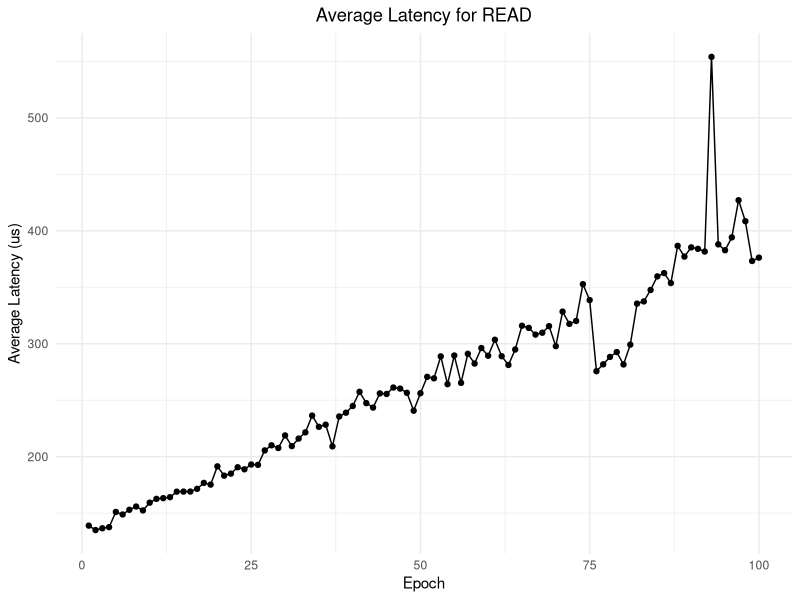

Here is the R script that generated this plot: (Note: this script raises an error after producing the figure.)
# Required Libraries
library(ggplot2)
library(tidyverse)
library(zoo)

# Setting working directory
setwd("~/Documents/Git_Repos/Develop/YCSB-IVS/analysis")

# Read output data
data = read.csv("all_experiments.csv")
head(data)

# Replace 0 values with non-zero value correspond to the experiment
repeat_non_zero = function(column) {
  n = length(column)
  status = rep(0,n)
  for (i in 1:n) {
    if (column[i] != 0 && status[i] == 0) {
      if (i + 1 <= n && column[i + 1] == 0 && status[i + 1] == 0) {
        column[i + 1] = column[i]
        status[i + 1] = 1
      }
      if (i + 2 <= n && column[i + 2] == 0 && status[i + 2] == 0) {
        column[i + 2] = column[i]
        status[i + 2] = 1
      }
    }
  }
  return(column)
}


data = data %>%
  select(-Insertprop) %>%
  mutate(Extendprop = repeat_non_zero(Extendprop))
  
# Latency for READ
READ_data = data %>%
              filter(Phase=="run",Operation=="READ")
              
# Plot average latency (us)  
ggplot(READ_data, aes(x = Epoch, y = AverageLatency.us.)) +
  geom_point() +
  geom_line() +
  labs(
    title = "Average Latency for READ",
    x = "Epoch",
    y = "Average Latency (us)",
    fill = "Avg Latency (us)"
  ) +
  theme_minimal() +
  theme(plot.title = element_text(hjust = 0.5))
  

# Latency for UPDATE
UPDATE_data = data %>%
  filter(Phase=="run",Operation=="UPDATE") 

# Plot average latency (us)  
ggplot(UPDATE_data, aes(x = Extendprop, y = Extendvaluesize, fill = AverageLatency.us.)) +
  geom_tile() +
  scale_fill_gradient(low = "yellow", high = "purple") +
  geom_text(aes(label = sprintf("%.2f", AverageLatency.us.)), size = 3, color = "black") +
  labs(
    title = "Heatmap of Average Latency for UPDATE",
    x = "Extendprop",
    y = "Extendvaluesize",
    fill = "Avg Latency (us)"
  ) +
  theme_minimal() +
  theme(plot.title = element_text(hjust = 0.5))
